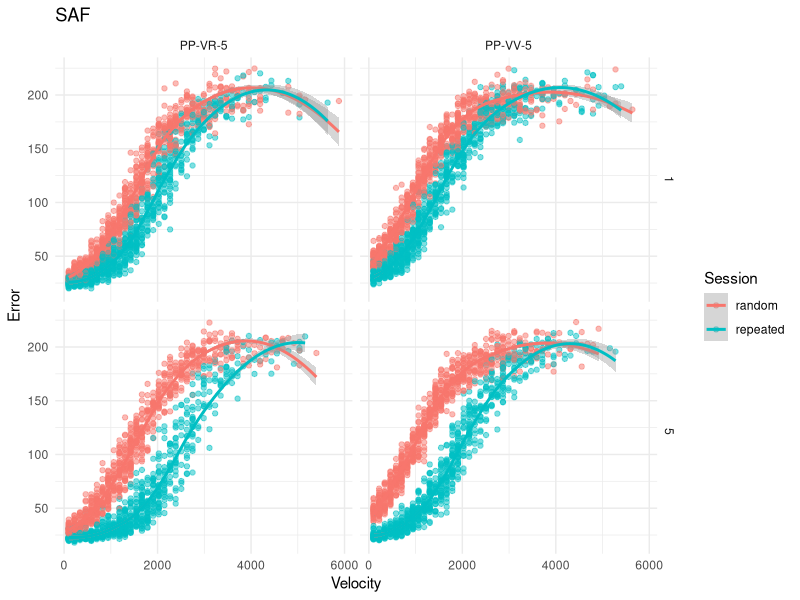

This figure's R source:
### FAKE DATA FOR MODELING SAF ###

rm(list=setdiff(ls(), c())) # clear all
graphics.off() # clear figures
cat("\014") # clear console

library(tidyverse)

set.seed(1)

### the following creates data that looks *very* similar to what we see in the experiment:

# n = 50
# 
# a = 200
# b = 20
# c = .002
# d = 1000
# 
# a = rnorm(n, a, a/20) #upper asymptote
# b = rnorm(n, b, b/20) #lower asymptote
# c = rnorm(n, c, c/10) #highest slope
# d = rnorm(n, d, d/10) #speed at highest slope
# 
# speed = sample(seq(0,6000, length.out = n)
#                 , n, replace = TRUE
#                 , dnorm(seq(-.5,4,length=50)))
# 
# error = (b + ((a - b) / (1 + (exp(-(c*(speed-d)))))))
# 
# plot(speed, error)

### now, let's create a loop that builds a fake dataset using the above equation:

trial_per_figtype = 50
figure_type = c("random","repeated")
session = c(1,5) # sessions
N = 30 # total participants
total_trials = N * length(session) * length(figure_type) * trial_per_figtype

participant_id = rep(1:N, each = trial_per_figtype * length(figure_type) * length(session))
condition = c(rep("PP-VV-5",total_trials/2),rep("PP-VR-5",total_trials/2)) # label groups
sessions = rep((c(rep(1,100),rep(5,100))), N)
figtypes = rep(figure_type, total_trials/2)
speed = rep(NA, total_trials)
error = rep(NA, total_trials)

df <- data.frame(participant_id = participant_id
                 , condition = condition
                 , session = sessions
                 , figure_type = figtypes
                 , speed = speed
                 , error = error
                 , stringsAsFactors=FALSE)

for(i in 1:nrow(df)){
        n = 1
        
        a = 200
        b = 20
        c = .002
        d = 1000 + (ifelse(df$figure_type[i] == "repeated", 500, 0)) +
                (ifelse((df$session[i] == 5) & (df$figure_type[i] == "repeated"), 500, 0)) +
                (ifelse(df$condition[i] == "PP-VR-5", 500, 0))
        
        a = rnorm(n, a, a/20) #upper asymptote
        b = rnorm(n, b, b/20) #lower asymptote
        c = rnorm(n, c, c/10) #highest slope
        d = rnorm(n, d, d/10) #speed at highest slope
        
        speed = sample(seq(100,6000, length.out = 50)
                       , n, replace = TRUE
                       , dnorm(seq(-.5,3.5,length=50)))
        
        error = (b + ((a - b) / (1 + (exp(-(c*(speed-d))))))) 
        
        df[i,5] = speed
        df[i,6] = error
}

# PLOTS:

# # plot effect of day:
# ggplot(df, mapping = aes(
#                x = speed, y = error
#                , color = factor(session)
#        )) + geom_point(na.rm = TRUE, alpha = .5) + 
#         geom_smooth(na.rm = TRUE) + 
#         theme_minimal() +
#         facet_grid(figure_type ~ condition) +
#         labs(title = "SAF"
#              , x = "Velocity"
#              , y = "Error"
#              , color = "Session")

# plot visualization of "learning" (space between random and repeat):
ggplot(df, mapping = aes(
        x = speed, y = error
        , color = factor(figure_type)
)) + geom_point(na.rm = TRUE, alpha = .5) + 
        geom_smooth(na.rm = TRUE) + 
        theme_minimal() +
        facet_grid(session ~ condition) +
        labs(title = "SAF"
             , x = "Velocity"
             , y = "Error"
             , color = "Session")
